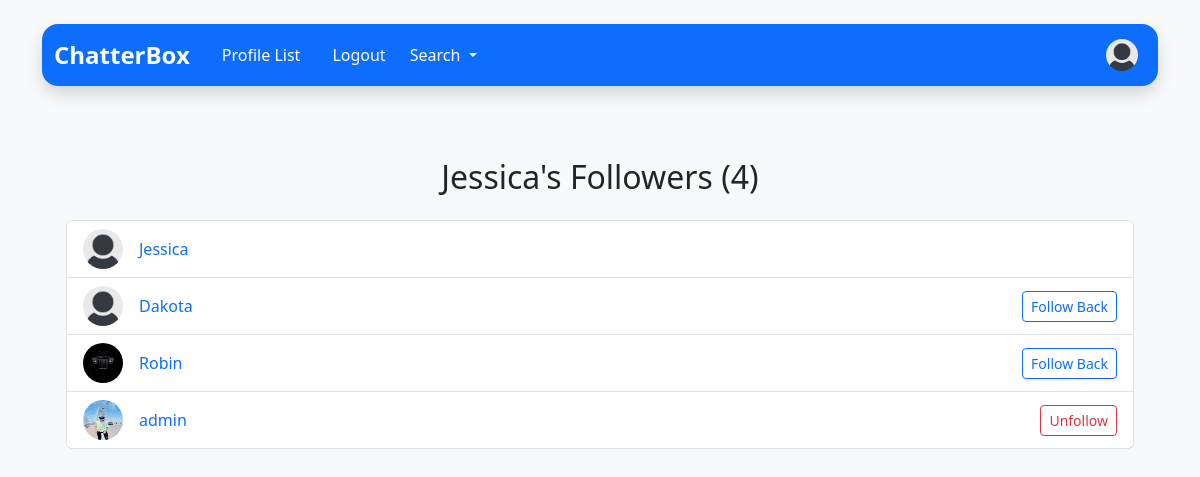
The page /followers/2/ (signed in) on the database its author committed.
### chatterbox/models.py (models this page shows, shortened)
class Profile(models.Model):
    user = models.OneToOneField(User, on_delete=models.CASCADE)
    follows = models.ManyToManyField('self', related_name='followed_by', symmetrical=False, blank=True)
    date_modified = models.DateTimeField(auto_now_add=True)
    profile_image = models.ImageField(upload_to='images/', blank=True, null=True)
    profile_bio  = models.CharField(null=True,blank=True,max_length=500)
    profile_link = models.CharField(null=True,blank=True,max_length=100)
    facebook_link = models.CharField(null=True,blank=True,max_length=100)
    instagram_link =models.CharField(null=True,blank=True,max_length=100)
    linkdlen_link = models.CharField(null=True,blank=True,max_length=100)

### chatterbox/views.py (the view)
# urls.py: path('followers/<int:pk>/', views.followers, name='followers'),
def followers(request, pk):
	if request.user.is_authenticated:
		if request.user.id == pk:
			profiles = Profile.objects.get(user_id=pk)
			return render(request, 'followers.html', {"profiles":profiles})
		else:
			messages.error(request, ("That's Not Your Profile Page..."))
			return redirect('home')
	else:
		messages.error(request, ("You Must Be Logged In To View This Page..."))
		return redirect('home')

### template/followers.html (shortened to what this page needs)
{% extends 'base.html' %}
{% load static %}
{% block content %}
<div class="container mt-4">
  <h2 class="text-center mb-4">{{ profiles.user.username }}'s Followers ({{ profiles.followed_by.count }})</h2>
  <div class="list-group">
    {% for follower in profiles.followed_by.all %}
      <div class="list-group-item d-flex justify-content-between align-items-center">
        <div class="d-flex align-items-center">
          <img src="{% if follower.profile_image %}{{ follower.profile_image.url }}{% else %}{% static 'images/default_profile_pic.png' %}{% endif %}"
               class="rounded-circle me-3" width="40" height="40" alt="{{ follower.user.username }}">
          <a href="{% url 'profile' follower.user.id %}" class="text-decoration-none">{{ follower.user.username }}</a>
        </div>
        {% if follower != request.user.profile %}
          {% if follower in request.user.profile.follows.all %}
            <form method="post" action="{% url 'unfollow' follower.user.id %}">
              <button type="submit" class="btn btn-sm btn-outline-danger">Unfollow</button>
            </form>
          {% else %}
            <form method="post" action="{% url 'follow' follower.user.id %}">
              <button type="submit" class="btn btn-sm btn-outline-primary">Follow Back</button>
            </form>
          {% endif %}
        {% endif %}
      </div>
    {% empty %}
      <div class="list-group-item text-muted">No followers yet.</div>
    {% endfor %}
  </div>
</div>
{% endblock %}

### rows shown on the page
Profile: user.username "Jessica", followed_by.count "4"
Profile: user.username "Dakota", shows "Follow Back"
Profile: profile_image (picture), user.username "Robin", shows "Follow Back"
Profile: profile_image (picture), user.username "admin", shows "Unfollow"
